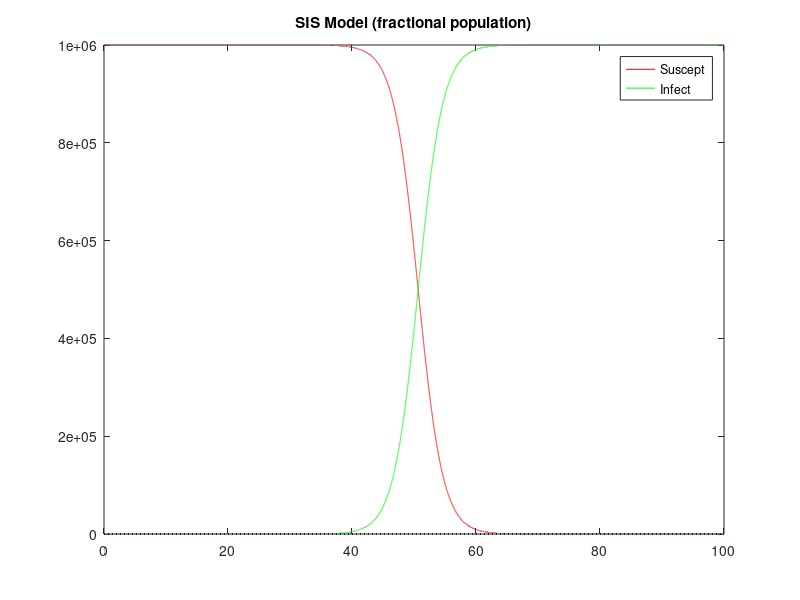

Write the MATLAB code that produced this figure.
function sis_model

delta_t = 0.001; 
maxT = 100;
beta = 5e-7; gamma = 5e-2;
N = 1e6; 

t = 0:delta_t:maxT;
I = zeros(1,length(t));
I(1) = 10.0/N;

for i=1:length(t)-1
	I(i+1)=I(i)+(beta.*N.*I(i).*(1-(I(i)./N))).*delta_t;
end

S = N-I;
plot(t,S,'-r');
hold on
plot(t,I,'-g');
plot([0 maxT],[gamma/(beta*N)  gamma/(beta*N)],':k');
plot([0 maxT],[1-gamma/(beta*N)  1-gamma/(beta*N)],':k');
hold off;

title('SIS Model (fractional population)');
legend('Suscept','Infect');

end
